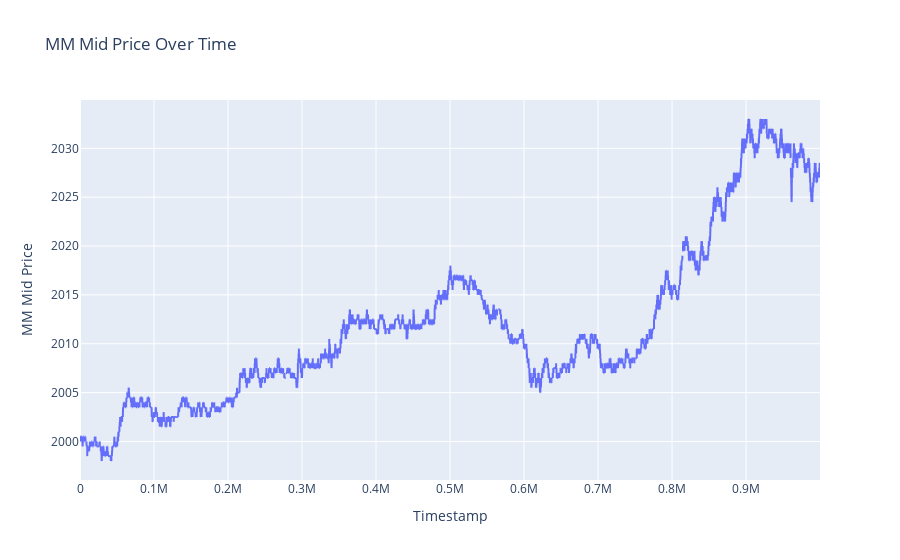

Notebook cell for this chart:
### Code cell
def calculate_mm_mid(row):
    # Find the best bid with volume >= 20
    for i in range(1, 4):
        if row[f'bid_volume_{i}'] >= 20:
            best_bid = row[f'bid_price_{i}']
            break
    else:
        best_bid = None

    # Find the best ask with volume >= 20
    for i in range(1, 4):
        if row[f'ask_volume_{i}'] >= 20:
            best_ask = row[f'ask_price_{i}']
            break
    else:
        best_ask = None

    # Calculate the mid price if both best bid and ask are found
    if best_bid is not None and best_ask is not None:
        return (best_bid + best_ask) / 2
    else:
        return None

kelp_data['mm_mid'] = kelp_data.apply(calculate_mm_mid, axis=1)

fig = px.line(kelp_data, x='timestamp', y='mm_mid', title='MM Mid Price Over Time')

# Customize the layout
fig.update_layout(
    xaxis_title='Timestamp',
    yaxis_title='MM Mid Price',
)

# Display the plot
fig.show()

### Figure 1 — Plotly figure (JSON) as saved in the notebook; plotly's stock layout.template omitted (floating-point values rounded to 4 significant figures; data arrays with more than 128 entries replaced by an {"elided": "..."} marker saying what was removed)
{"data": [{"hovertemplate": "timestamp=%{x}<br>mm_mid=%{y}<extra></extra>", "legendgroup": "", "line": {"color": "#636efa", "dash": "solid"}, "marker": {"symbol": "circle"}, "mode": "lines", "name": "", "showlegend": false, "type": "scattergl", "x": {"elided": "10000 int values"}, "xaxis": "x", "y": {"elided": "10000 float values"}, "yaxis": "y"}], "layout": {"legend": {"tracegroupgap": 0}, "title": {"text": "MM Mid Price Over Time"}, "xaxis": {"anchor": "y", "domain": [0, 1], "title": {"text": "Timestamp"}}, "yaxis": {"anchor": "x", "domain": [0, 1], "title": {"text": "MM Mid Price"}}}}
